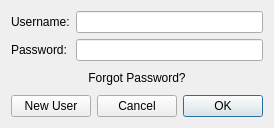
<?xml version="1.0" encoding="UTF-8"?>
<ui version="4.0">
 <class>LoginDialog</class>
 <widget class="QDialog" name="LoginDialog">
  <property name="geometry">
   <rect>
    <x>0</x>
    <y>0</y>
    <width>272</width>
    <height>124</height>
   </rect>
  </property>
  <property name="windowTitle">
   <string>Login</string>
  </property>
  <layout class="QGridLayout" name="gridLayout">
   <item row="0" column="0">
    <widget class="QLabel" name="label_username">
     <property name="text">
      <string>Username:</string>
     </property>
     <property name="buddy">
      <cstring>lineEdit_username</cstring>
     </property>
    </widget>
   </item>
   <item row="0" column="1">
    <widget class="QLineEdit" name="lineEdit_username"/>
   </item>
   <item row="1" column="0">
    <widget class="QLabel" name="label_password">
     <property name="text">
      <string>Password:</string>
     </property>
     <property name="buddy">
      <cstring>lineEdit_password</cstring>
     </property>
    </widget>
   </item>
   <item row="1" column="1">
    <widget class="QLineEdit" name="lineEdit_password">
     <property name="echoMode">
      <enum>QLineEdit::Password</enum>
     </property>
    </widget>
   </item>
   <item row="3" column="0" colspan="2">
    <layout class="QHBoxLayout" name="horizontalLayout">
     <item>
      <widget class="QPushButton" name="pushButton_new">
       <property name="text">
        <string>New User</string>
       </property>
       <property name="autoDefault">
        <bool>false</bool>
       </property>
      </widget>
     </item>
     <item>
      <widget class="QPushButton" name="pushButton_cancel">
       <property name="text">
        <string>Cancel</string>
       </property>
       <property name="autoDefault">
        <bool>false</bool>
       </property>
      </widget>
     </item>
     <item>
      <widget class="QPushButton" name="pushButton_ok">
       <property name="text">
        <string>OK</string>
       </property>
       <property name="autoDefault">
        <bool>true</bool>
       </property>
      </widget>
     </item>
    </layout>
   </item>
   <item row="2" column="0" colspan="2">
    <widget class="QPushButton" name="pushButton_reset">
     <property name="text">
      <string>Forgot Password?</string>
     </property>
     <property name="autoDefault">
      <bool>false</bool>
     </property>
     <property name="flat">
      <bool>true</bool>
     </property>
    </widget>
   </item>
  </layout>
 </widget>
 <tabstops>
  <tabstop>lineEdit_username</tabstop>
  <tabstop>lineEdit_password</tabstop>
  <tabstop>pushButton_ok</tabstop>
  <tabstop>pushButton_cancel</tabstop>
 </tabstops>
 <resources/>
 <connections>
  <connection>
   <sender>pushButton_cancel</sender>
   <signal>clicked()</signal>
   <receiver>LoginDialog</receiver>
   <slot>reject()</slot>
   <hints>
    <hint type="sourcelabel">
     <x>176</x>
     <y>113</y>
    </hint>
    <hint type="destinationlabel">
     <x>121</x>
     <y>103</y>
    </hint>
   </hints>
  </connection>
  <connection>
   <sender>lineEdit_username</sender>
   <signal>returnPressed()</signal>
   <receiver>lineEdit_password</receiver>
   <slot>setFocus()</slot>
   <hints>
    <hint type="sourcelabel">
     <x>198</x>
     <y>30</y>
    </hint>
    <hint type="destinationlabel">
     <x>199</x>
     <y>58</y>
    </hint>
   </hints>
  </connection>
  <connection>
   <sender>lineEdit_username</sender>
   <signal>returnPressed()</signal>
   <receiver>lineEdit_password</receiver>
   <slot>selectAll()</slot>
   <hints>
    <hint type="sourcelabel">
     <x>214</x>
     <y>24</y>
    </hint>
    <hint type="destinationlabel">
     <x>215</x>
     <y>44</y>
    </hint>
   </hints>
  </connection>
 </connections>
</ui>
